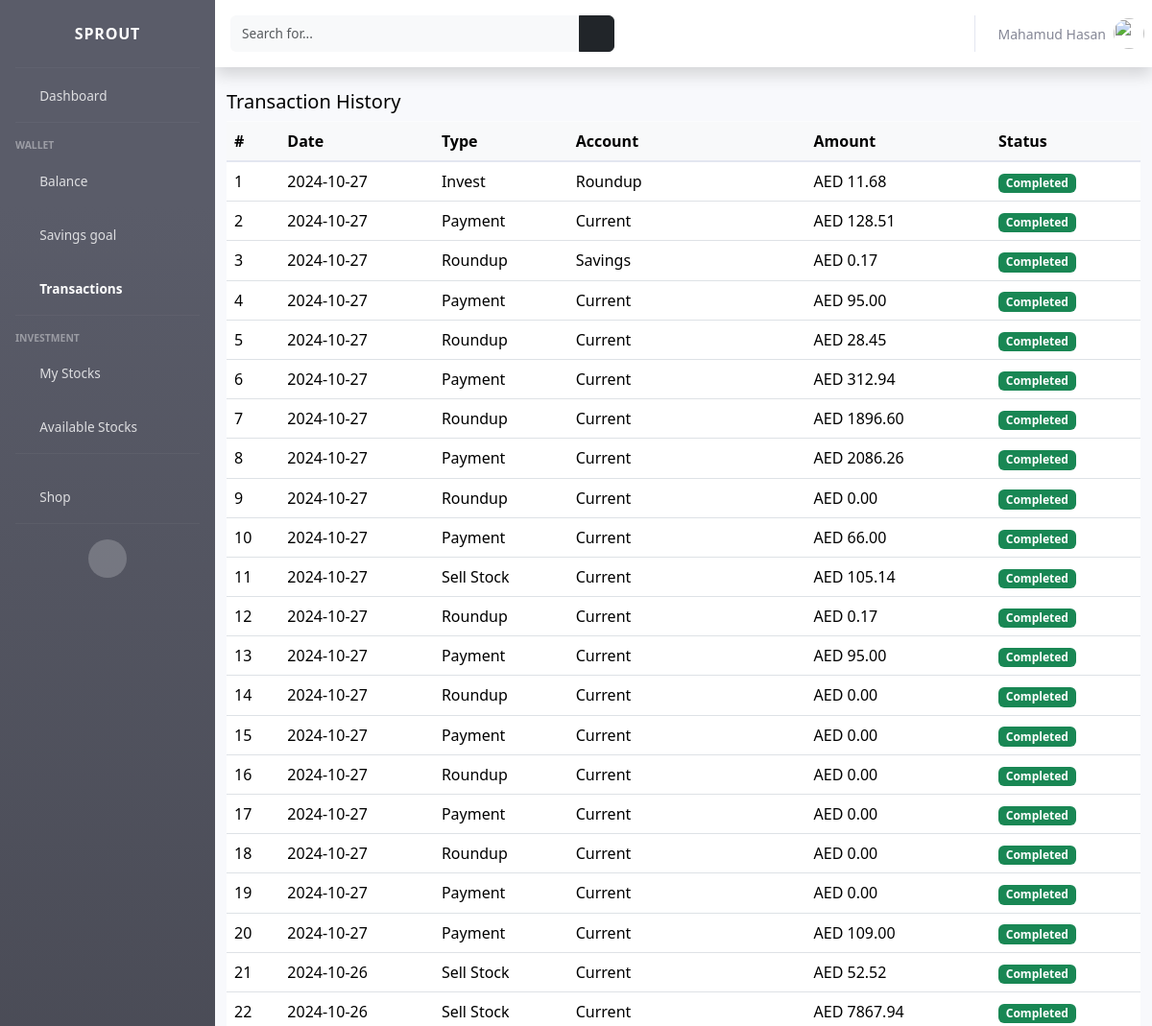
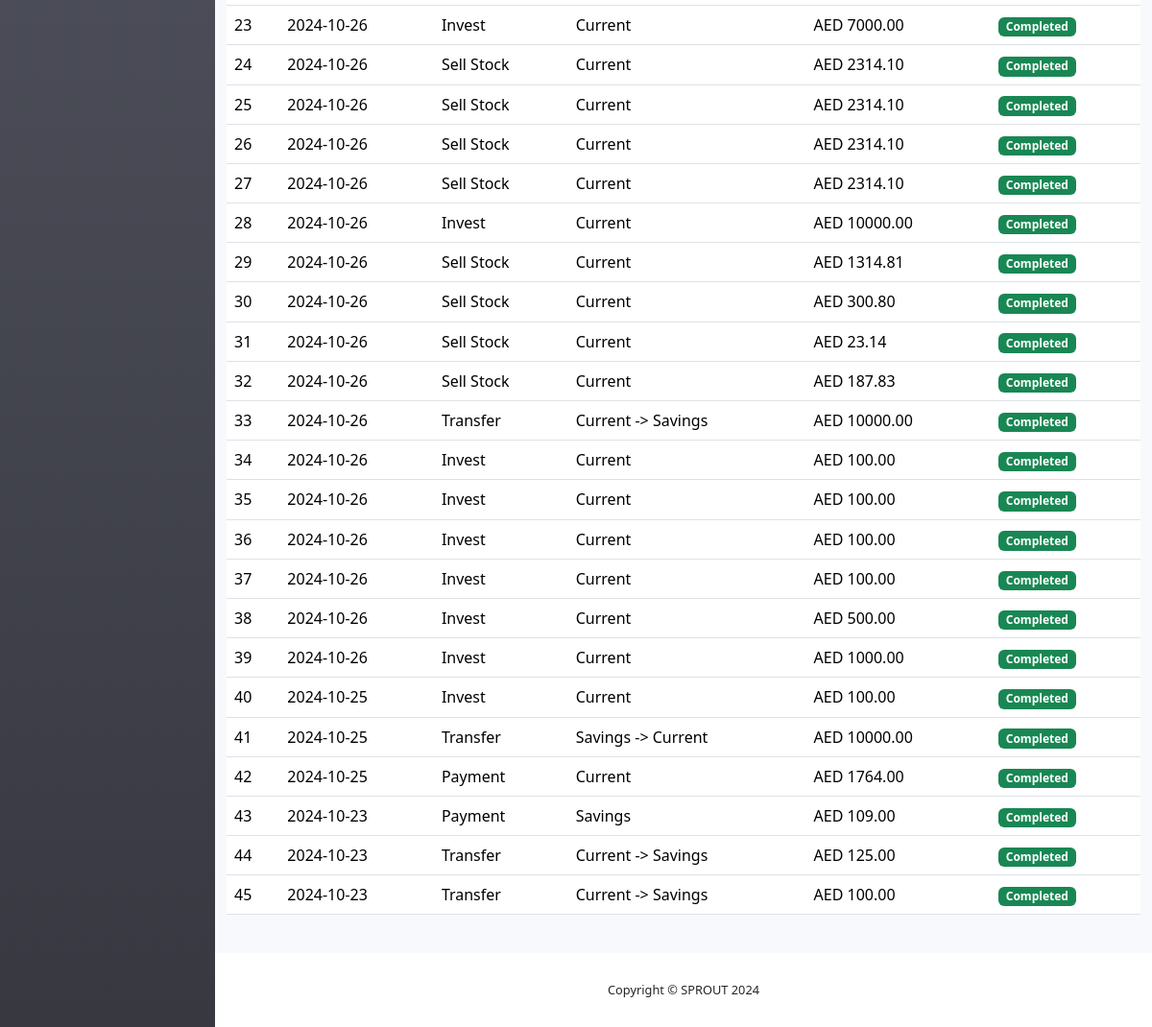
Page /wallet/transactions/ (signed in) on the earlier database version (2 pictures, top to bottom).
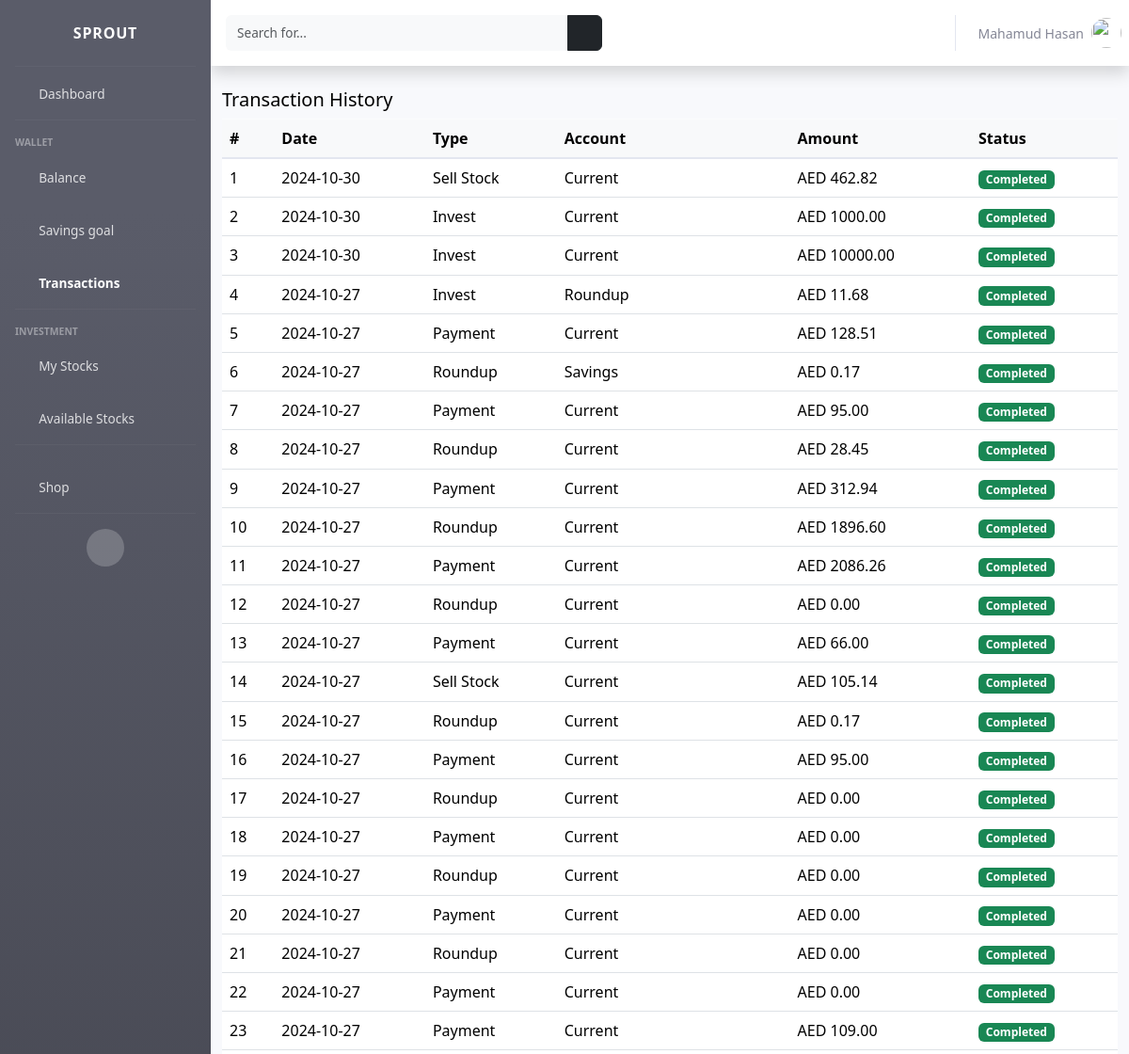
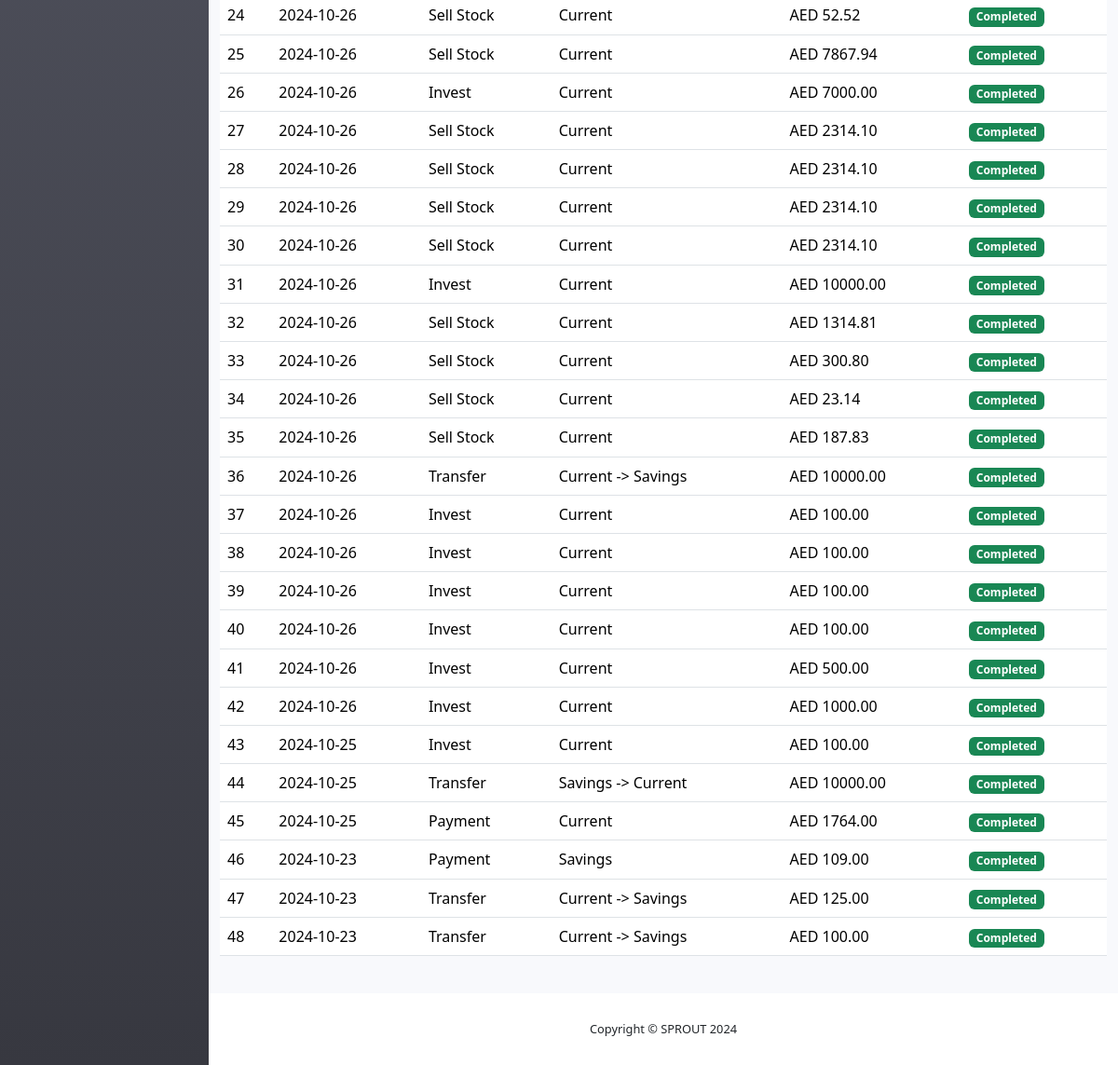
Same page on the later database version (2 pictures, top to bottom).
### wallet/models.py (models this page shows, shortened)
class Transaction(models.Model):
    TRANSACTION_TYPES = [
        ('deposit', 'Deposit'),
        ('withdrawal', 'Withdrawal'),
        ('transfer', 'Transfer'),
        ('payment', 'Payment')
    ]
    wallet = models.ForeignKey(Wallet, on_delete=models.CASCADE, related_name='transactions')
    transaction_id = models.UUIDField(default=uuid.uuid4, unique=True, editable=False)
    amount = models.DecimalField(max_digits=10, decimal_places=2)
    account = models.CharField(max_length=50, blank=True, null=True)
    transaction_type = models.CharField(max_length=20, choices=TRANSACTION_TYPES)
    description = models.TextField(null=True, blank=True)
    created_at = models.DateTimeField(auto_now_add=True)

### wallet/views.py (the view)
# urls.py: path('transactions/', views.transaction_history, name="transactions"),
@login_required(login_url='accounts:login')
def transaction_history(request):
    t = Transaction.objects.filter(wallet=request.user.wallet).order_by('-created_at')
    return render(request, 'wallet/transactions.html', {'transactions': t})

### accounts/models.py (called while the page is built)
    def name(self):
        return f"{self.user.first_name} {self.user.last_name}"

    def __str__(self):
        return self.name()

### templates/wallet/transactions.html (shortened to what this page needs)
{% extends 'base.html' %}
{% block css %}
    <link href="https://cdn.jsdelivr.net/npm/bootstrap@5.3.3/dist/css/bootstrap.min.css" rel="stylesheet"
>
{% endblock %}
{% block content %}
<div class="row my-4" style="color: #000">
            <div class="col-md-12">
                <h5>Transaction History</h5>
                <table class="table table-hover text-capitalize">
                    <thead class="table-light">
                    <tr>
                        <th>#</th>
                        <th>Date</th>
                        <th>Type</th>
                        <th>Account</th>
                        <th>Amount</th>
                        <th>Status</th>
                    </tr>
                    </thead>
                    <tbody>
                    {% for t in transactions %}
                    <tr>
                        <td>{{ forloop.counter }}</td>
                        <td>{{ t.created_at|date:'Y-m-d' }}</td>
                        <td>{{ t.transaction_type }}</td>
                        <td>{{ t.account }}</td>
                        <td>AED {{ t.amount }}</td>
                        <td><span class="badge bg-success">Completed</span></td>
                    </tr>
                    {% endfor %}
                    </tbody>
                </table>
            </div>
        </div>
{% endblock %}

Differences in the rows shown:
added Transaction: created_at "2024-10-30", transaction_type "Sell Stock", account "Current", amount "462.82"
added Transaction: created_at "2024-10-30", transaction_type "Invest", account "Current", amount "1000.00"
added Transaction: created_at "2024-10-30", transaction_type "Invest", account "Current", amount "10000.00"
